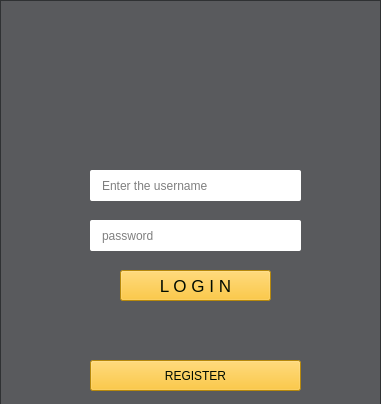
<?xml version="1.0" encoding="UTF-8"?>
<ui version="4.0">
 <class>Form</class>
 <widget class="QWidget" name="Form">
  <property name="geometry">
   <rect>
    <x>0</x>
    <y>0</y>
    <width>381</width>
    <height>404</height>
   </rect>
  </property>
  <property name="windowTitle">
   <string>Form</string>
  </property>
  <widget class="QListWidget" name="listWidget">
   <property name="geometry">
    <rect>
     <x>0</x>
     <y>0</y>
     <width>381</width>
     <height>411</height>
    </rect>
   </property>
   <property name="styleSheet">
    <string notr="true">background-color:rgba(47, 49, 52,200);
border-radious:20px;
</string>
   </property>
  </widget>
  <widget class="QLineEdit" name="lineEdit">
   <property name="geometry">
    <rect>
     <x>90</x>
     <y>170</y>
     <width>211</width>
     <height>31</height>
    </rect>
   </property>
   <property name="styleSheet">
    <string notr="true">border-radius:2px;
padding-left:10px;
border:px
</string>
   </property>
   <property name="text">
    <string/>
   </property>
   <property name="placeholderText">
    <string>Enter the username</string>
   </property>
  </widget>
  <widget class="QLineEdit" name="lineEdit_2">
   <property name="geometry">
    <rect>
     <x>90</x>
     <y>220</y>
     <width>211</width>
     <height>31</height>
    </rect>
   </property>
   <property name="styleSheet">
    <string notr="true">border-radius:2px;
padding-left:10px;
border:px
</string>
   </property>
   <property name="text">
    <string/>
   </property>
   <property name="echoMode">
    <enum>QLineEdit::Password</enum>
   </property>
   <property name="placeholderText">
    <string>password</string>
   </property>
  </widget>
  <widget class="QPushButton" name="b1">
   <property name="geometry">
    <rect>
     <x>120</x>
     <y>270</y>
     <width>151</width>
     <height>31</height>
    </rect>
   </property>
   <property name="font">
    <font>
     <pointsize>13</pointsize>
     <italic>false</italic>
     <bold>false</bold>
     <underline>false</underline>
     <strikeout>false</strikeout>
     <kerning>true</kerning>
    </font>
   </property>
   <property name="styleSheet">
    <string notr="true">QPushButton#b1{
background-color: rgb(255, 191, 16);	
color:rgb(1,12,0);
colorborder-radius:5px;
}
QPushButton#b1:pressed{
	background-color: rgb(255, 234, 87);
}
</string>
   </property>
   <property name="text">
    <string>L O G I N</string>
   </property>
  </widget>
  <widget class="QPushButton" name="b2">
   <property name="geometry">
    <rect>
     <x>90</x>
     <y>360</y>
     <width>211</width>
     <height>31</height>
    </rect>
   </property>
   <property name="styleSheet">
    <string notr="true">QPushButton#b2{
background-color: rgb(255, 191, 16);	
color:rgb(1,12,0);
colorborder-radius:5px;
}
QPushButton#b2:pressed{
	background-color: rgb(255, 234, 87);
}
</string>
   </property>
   <property name="text">
    <string>REGISTER</string>
   </property>
  </widget>
 </widget>
 <tabstops>
  <tabstop>listWidget</tabstop>
  <tabstop>lineEdit</tabstop>
 </tabstops>
 <resources/>
 <connections/>
</ui>
